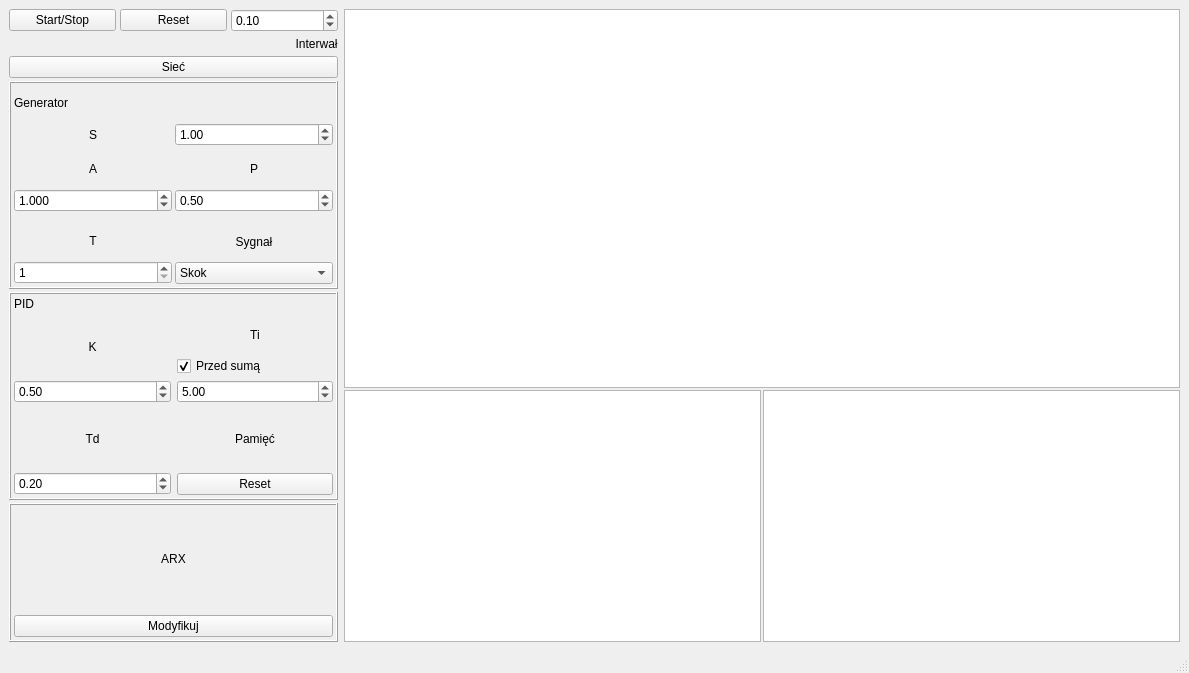
<?xml version="1.0" encoding="UTF-8"?>
<ui version="4.0">
 <class>MainWindow</class>
 <widget class="QMainWindow" name="MainWindow">
  <property name="geometry">
   <rect>
    <x>0</x>
    <y>0</y>
    <width>1189</width>
    <height>673</height>
   </rect>
  </property>
  <property name="windowTitle">
   <string>SUAR</string>
  </property>
  <widget class="QWidget" name="centralwidget">
   <layout class="QGridLayout" name="gridLayout_5">
    <item row="0" column="0">
     <layout class="QVBoxLayout" name="verticalLayout_15" stretch="1,3,3,2">
      <property name="spacing">
       <number>3</number>
      </property>
      <item>
       <layout class="QVBoxLayout" name="verticalLayout_16">
        <item>
         <layout class="QHBoxLayout" name="horizontalLayout_8">
          <property name="spacing">
           <number>4</number>
          </property>
          <item>
           <widget class="QPushButton" name="StartStop">
            <property name="text">
             <string>Start/Stop</string>
            </property>
           </widget>
          </item>
          <item>
           <widget class="QPushButton" name="Reset">
            <property name="text">
             <string>Reset</string>
            </property>
           </widget>
          </item>
          <item>
           <widget class="QDoubleSpinBox" name="Spbox_inter">
            <property name="minimum">
             <double>0.050000000000000</double>
            </property>
            <property name="singleStep">
             <double>0.050000000000000</double>
            </property>
            <property name="value">
             <double>0.100000000000000</double>
            </property>
           </widget>
          </item>
         </layout>
        </item>
        <item>
         <widget class="QLabel" name="label_2">
          <property name="text">
           <string>                                                                                      Interwał</string>
          </property>
          <property name="alignment">
           <set>Qt::AlignmentFlag::AlignCenter</set>
          </property>
         </widget>
        </item>
        <item>
         <widget class="QPushButton" name="btnNetwork">
          <property name="text">
           <string>Sieć</string>
          </property>
         </widget>
        </item>
       </layout>
      </item>
      <item>
       <widget class="QFrame" name="frame">
        <property name="frameShape">
         <enum>QFrame::Shape::Box</enum>
        </property>
        <property name="frameShadow">
         <enum>QFrame::Shadow::Raised</enum>
        </property>
        <layout class="QHBoxLayout" name="horizontalLayout_7">
         <property name="spacing">
          <number>3</number>
         </property>
         <property name="leftMargin">
          <number>3</number>
         </property>
         <property name="topMargin">
          <number>3</number>
         </property>
         <property name="rightMargin">
          <number>3</number>
         </property>
         <property name="bottomMargin">
          <number>3</number>
         </property>
         <item>
          <layout class="QVBoxLayout" name="verticalLayout_12" stretch="1,2,4">
           <item>
            <widget class="QLabel" name="label">
             <property name="text">
              <string>Generator</string>
             </property>
            </widget>
           </item>
           <item>
            <layout class="QHBoxLayout" name="horizontalLayout_2">
             <item>
              <widget class="QLabel" name="label_12">
               <property name="text">
                <string>S</string>
               </property>
               <property name="alignment">
                <set>Qt::AlignmentFlag::AlignCenter</set>
               </property>
              </widget>
             </item>
             <item>
              <widget class="QDoubleSpinBox" name="ustaw_S">
               <property name="minimum">
                <double>-100.000000000000000</double>
               </property>
               <property name="singleStep">
                <double>0.100000000000000</double>
               </property>
               <property name="value">
                <double>1.000000000000000</double>
               </property>
              </widget>
             </item>
            </layout>
           </item>
           <item>
            <layout class="QGridLayout" name="gridLayout">
             <property name="verticalSpacing">
              <number>9</number>
             </property>
             <item row="1" column="0">
              <layout class="QVBoxLayout" name="verticalLayout_9">
               <item>
                <widget class="QLabel" name="label_5">
                 <property name="text">
                  <string>T</string>
                 </property>
                 <property name="alignment">
                  <set>Qt::AlignmentFlag::AlignCenter</set>
                 </property>
                </widget>
               </item>
               <item>
                <widget class="QSpinBox" name="ustawT">
                 <property name="minimum">
                  <number>1</number>
                 </property>
                 <property name="value">
                  <number>1</number>
                 </property>
                </widget>
               </item>
              </layout>
             </item>
             <item row="1" column="1">
              <layout class="QVBoxLayout" name="verticalLayout_8">
               <item>
                <widget class="QLabel" name="label_6">
                 <property name="text">
                  <string>Sygnał</string>
                 </property>
                 <property name="alignment">
                  <set>Qt::AlignmentFlag::AlignCenter</set>
                 </property>
                </widget>
               </item>
               <item>
                <widget class="QComboBox" name="Sygnal">
                 <item>
                  <property name="text">
                   <string>Skok</string>
                  </property>
                 </item>
                 <item>
                  <property name="text">
                   <string>Pros</string>
                  </property>
                 </item>
                 <item>
                  <property name="text">
                   <string>Sinusoida</string>
                  </property>
                 </item>
                </widget>
               </item>
              </layout>
             </item>
             <item row="0" column="0">
              <layout class="QVBoxLayout" name="verticalLayout_11">
               <item>
                <widget class="QLabel" name="label_3">
                 <property name="text">
                  <string>A</string>
                 </property>
                 <property name="alignment">
                  <set>Qt::AlignmentFlag::AlignCenter</set>
                 </property>
                </widget>
               </item>
               <item>
                <widget class="QDoubleSpinBox" name="ustawA">
                 <property name="decimals">
                  <number>3</number>
                 </property>
                 <property name="minimum">
                  <double>-99.000000000000000</double>
                 </property>
                 <property name="singleStep">
                  <double>0.500000000000000</double>
                 </property>
                 <property name="value">
                  <double>1.000000000000000</double>
                 </property>
                </widget>
               </item>
              </layout>
             </item>
             <item row="0" column="1">
              <layout class="QVBoxLayout" name="verticalLayout_10">
               <item>
                <widget class="QLabel" name="label_4">
                 <property name="text">
                  <string>P</string>
                 </property>
                 <property name="alignment">
                  <set>Qt::AlignmentFlag::AlignCenter</set>
                 </property>
                </widget>
               </item>
               <item>
                <widget class="QDoubleSpinBox" name="ustawP">
                 <property name="maximum">
                  <double>1.000000000000000</double>
                 </property>
                 <property name="singleStep">
                  <double>0.100000000000000</double>
                 </property>
                 <property name="value">
                  <double>0.500000000000000</double>
                 </property>
                </widget>
               </item>
              </layout>
             </item>
            </layout>
           </item>
          </layout>
         </item>
        </layout>
       </widget>
      </item>
      <item>
       <widget class="QFrame" name="frame_2">
        <property name="frameShape">
         <enum>QFrame::Shape::Box</enum>
        </property>
        <property name="frameShadow">
         <enum>QFrame::Shadow::Raised</enum>
        </property>
        <layout class="QGridLayout" name="gridLayout_3">
         <property name="leftMargin">
          <number>3</number>
         </property>
         <property name="topMargin">
          <number>3</number>
         </property>
         <property name="rightMargin">
          <number>3</number>
         </property>
         <property name="bottomMargin">
          <number>3</number>
         </property>
         <item row="0" column="0">
          <layout class="QVBoxLayout" name="verticalLayout_13" stretch="0,4">
           <item>
            <widget class="QLabel" name="label_10">
             <property name="text">
              <string>PID</string>
             </property>
            </widget>
           </item>
           <item>
            <layout class="QGridLayout" name="gridLayout_2">
             <item row="0" column="0">
              <layout class="QVBoxLayout" name="verticalLayout_7">
               <property name="spacing">
                <number>4</number>
               </property>
               <item>
                <widget class="QLabel" name="label_11">
                 <property name="text">
                  <string>K</string>
                 </property>
                 <property name="alignment">
                  <set>Qt::AlignmentFlag::AlignCenter</set>
                 </property>
                </widget>
               </item>
               <item>
                <widget class="QDoubleSpinBox" name="ustawKpid">
                 <property name="singleStep">
                  <double>0.500000000000000</double>
                 </property>
                 <property name="value">
                  <double>0.500000000000000</double>
                 </property>
                </widget>
               </item>
              </layout>
             </item>
             <item row="1" column="0">
              <layout class="QVBoxLayout" name="verticalLayout_6">
               <property name="spacing">
                <number>4</number>
               </property>
               <item>
                <widget class="QLabel" name="label_7">
                 <property name="text">
                  <string>Td</string>
                 </property>
                 <property name="alignment">
                  <set>Qt::AlignmentFlag::AlignCenter</set>
                 </property>
                </widget>
               </item>
               <item>
                <widget class="QDoubleSpinBox" name="ustawTd">
                 <property name="singleStep">
                  <double>0.500000000000000</double>
                 </property>
                 <property name="value">
                  <double>0.200000000000000</double>
                 </property>
                </widget>
               </item>
              </layout>
             </item>
             <item row="0" column="1">
              <layout class="QVBoxLayout" name="verticalLayout_5">
               <property name="spacing">
                <number>4</number>
               </property>
               <item>
                <widget class="QLabel" name="label_8">
                 <property name="text">
                  <string>Ti</string>
                 </property>
                 <property name="alignment">
                  <set>Qt::AlignmentFlag::AlignCenter</set>
                 </property>
                </widget>
               </item>
               <item>
                <widget class="QCheckBox" name="chboxCalka">
                 <property name="text">
                  <string>Przed sumą</string>
                 </property>
                 <property name="checked">
                  <bool>true</bool>
                 </property>
                </widget>
               </item>
               <item>
                <widget class="QDoubleSpinBox" name="ustawTi">
                 <property name="singleStep">
                  <double>0.500000000000000</double>
                 </property>
                 <property name="value">
                  <double>5.000000000000000</double>
                 </property>
                </widget>
               </item>
              </layout>
             </item>
             <item row="1" column="1">
              <layout class="QVBoxLayout" name="verticalLayout_4">
               <property name="spacing">
                <number>4</number>
               </property>
               <item>
                <widget class="QLabel" name="label_9">
                 <property name="text">
                  <string>Pamięć</string>
                 </property>
                 <property name="alignment">
                  <set>Qt::AlignmentFlag::AlignCenter</set>
                 </property>
                </widget>
               </item>
               <item>
                <widget class="QPushButton" name="pidReset">
                 <property name="text">
                  <string>Reset</string>
                 </property>
                </widget>
               </item>
              </layout>
             </item>
            </layout>
           </item>
          </layout>
         </item>
        </layout>
       </widget>
      </item>
      <item>
       <widget class="QFrame" name="frame_3">
        <property name="frameShape">
         <enum>QFrame::Shape::Box</enum>
        </property>
        <property name="frameShadow">
         <enum>QFrame::Shadow::Raised</enum>
        </property>
        <layout class="QGridLayout" name="gridLayout_4">
         <property name="leftMargin">
          <number>3</number>
         </property>
         <property name="topMargin">
          <number>3</number>
         </property>
         <property name="rightMargin">
          <number>3</number>
         </property>
         <property name="bottomMargin">
          <number>3</number>
         </property>
         <item row="0" column="0">
          <layout class="QVBoxLayout" name="verticalLayout_14" stretch="1,2">
           <item>
            <widget class="QLabel" name="label_14">
             <property name="text">
              <string>ARX</string>
             </property>
             <property name="alignment">
              <set>Qt::AlignmentFlag::AlignCenter</set>
             </property>
            </widget>
           </item>
           <item>
            <widget class="QPushButton" name="edytujARX">
             <property name="text">
              <string>Modyfikuj</string>
             </property>
            </widget>
           </item>
          </layout>
         </item>
        </layout>
       </widget>
      </item>
     </layout>
    </item>
    <item row="0" column="1">
     <layout class="QVBoxLayout" name="verticalLayout" stretch="3,2">
      <property name="spacing">
       <number>2</number>
      </property>
      <item>
       <widget class="QChartView" name="Chartwartosci"/>
      </item>
      <item>
       <layout class="QHBoxLayout" name="horizontalLayout_3">
        <property name="spacing">
         <number>2</number>
        </property>
        <item>
         <widget class="QChartView" name="ChartUchyb"/>
        </item>
        <item>
         <widget class="QChartView" name="ChartSterowanie"/>
        </item>
       </layout>
      </item>
     </layout>
    </item>
   </layout>
  </widget>
  <widget class="QMenuBar" name="menubar">
   <property name="geometry">
    <rect>
     <x>0</x>
     <y>0</y>
     <width>1189</width>
     <height>21</height>
    </rect>
   </property>
  </widget>
  <widget class="QStatusBar" name="statusbar"/>
 </widget>
 <customwidgets>
  <customwidget>
   <class>QChartView</class>
   <extends>QGraphicsView</extends>
   <header>QChartView</header>
  </customwidget>
 </customwidgets>
 <resources/>
 <connections/>
</ui>
